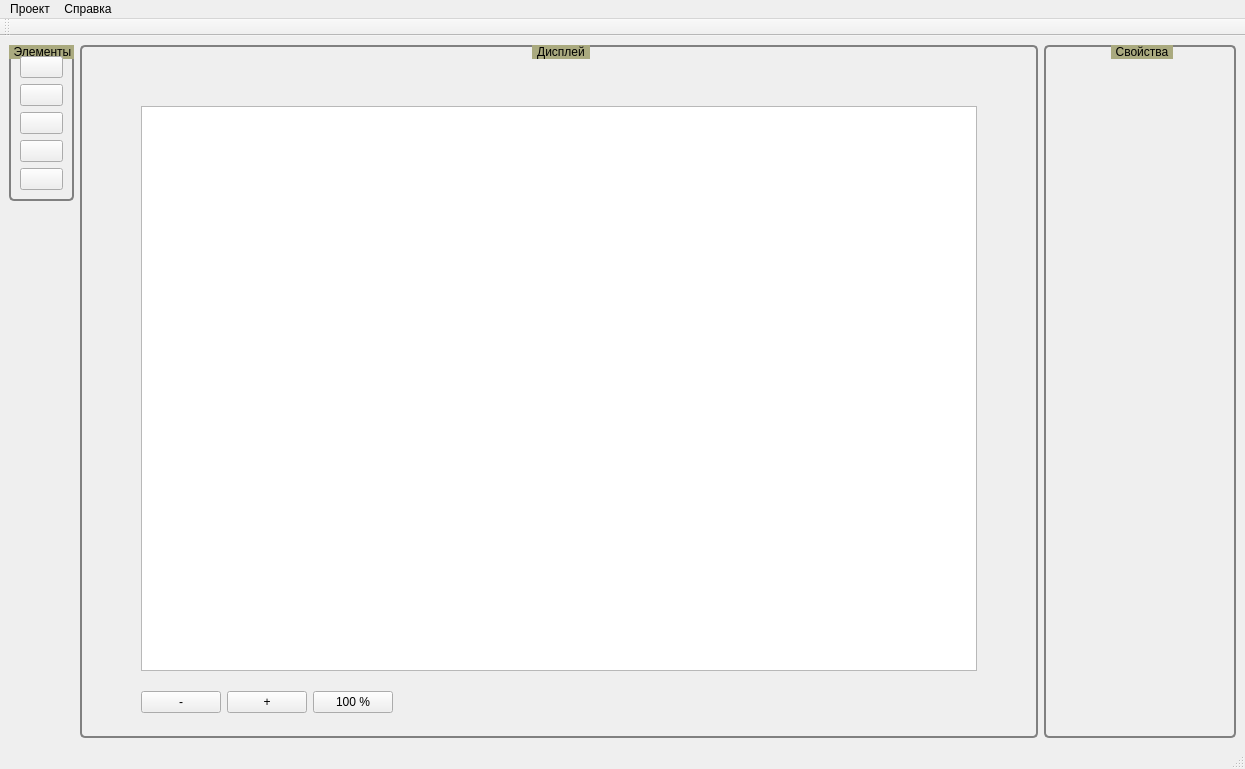
<?xml version="1.0" encoding="UTF-8"?>
<ui version="4.0">
 <class>MainWindow</class>
 <widget class="QMainWindow" name="MainWindow">
  <property name="geometry">
   <rect>
    <x>0</x>
    <y>0</y>
    <width>1245</width>
    <height>769</height>
   </rect>
  </property>
  <property name="sizePolicy">
   <sizepolicy hsizetype="Expanding" vsizetype="Expanding">
    <horstretch>0</horstretch>
    <verstretch>0</verstretch>
   </sizepolicy>
  </property>
  <property name="windowTitle">
   <string>Редактор пульта</string>
  </property>
  <widget class="QWidget" name="centralwidget">
   <layout class="QGridLayout" name="gridLayout_2">
    <item row="0" column="0">
     <widget class="QGroupBox" name="groupBox">
      <property name="sizePolicy">
       <sizepolicy hsizetype="Preferred" vsizetype="Preferred">
        <horstretch>0</horstretch>
        <verstretch>0</verstretch>
       </sizepolicy>
      </property>
      <property name="styleSheet">
       <string notr="true">QGroupBox {
    background-color: qlineargradient(x1: 0, y1: 0, x2: 0, y2: 1,
                                      stop: 0 #707070, stop: 1 #0A0A0A);
    border: 2px solid gray;
    border-radius: 5px;
    margin-top: 1ex; /* leave space at the top for the title */
}

QGroupBox::title {
    subcontrol-origin: margin;
    subcontrol-position: top center; /* position at the top center */
    padding: 0 3px;
    background-color: rgb(170, 170, 127)
}</string>
      </property>
      <property name="title">
       <string>Элементы</string>
      </property>
      <layout class="QGridLayout" name="gridLayout_3">
       <item row="4" column="0">
        <widget class="QPushButton" name="pushButtonText">
         <property name="text">
          <string/>
         </property>
         <property name="icon">
          <iconset resource="images.qrc">
           <normaloff>:/images/text.png</normaloff>:/images/text.png</iconset>
         </property>
         <property name="iconSize">
          <size>
           <width>50</width>
           <height>55</height>
          </size>
         </property>
        </widget>
       </item>
       <item row="0" column="0">
        <widget class="QPushButton" name="pushButtonFilledRect">
         <property name="sizePolicy">
          <sizepolicy hsizetype="Preferred" vsizetype="Preferred">
           <horstretch>0</horstretch>
           <verstretch>0</verstretch>
          </sizepolicy>
         </property>
         <property name="text">
          <string/>
         </property>
         <property name="icon">
          <iconset resource="images.qrc">
           <normaloff>:/images/rounded_rectangle.png</normaloff>:/images/rounded_rectangle.png</iconset>
         </property>
         <property name="iconSize">
          <size>
           <width>55</width>
           <height>55</height>
          </size>
         </property>
        </widget>
       </item>
       <item row="3" column="0">
        <widget class="QPushButton" name="pushButtonFilledCircle">
         <property name="sizePolicy">
          <sizepolicy hsizetype="Preferred" vsizetype="Preferred">
           <horstretch>0</horstretch>
           <verstretch>0</verstretch>
          </sizepolicy>
         </property>
         <property name="text">
          <string/>
         </property>
         <property name="icon">
          <iconset resource="images.qrc">
           <normaloff>:/images/circle.png</normaloff>:/images/circle.png</iconset>
         </property>
         <property name="iconSize">
          <size>
           <width>55</width>
           <height>55</height>
          </size>
         </property>
        </widget>
       </item>
       <item row="5" column="0">
        <widget class="QPushButton" name="pushButtonLamp">
         <property name="text">
          <string/>
         </property>
         <property name="icon">
          <iconset resource="images.qrc">
           <normaloff>:/images/lamps/lamp2.png</normaloff>:/images/lamps/lamp2.png</iconset>
         </property>
         <property name="iconSize">
          <size>
           <width>55</width>
           <height>55</height>
          </size>
         </property>
        </widget>
       </item>
       <item row="6" column="0">
        <widget class="QPushButton" name="pushButtonNumber">
         <property name="text">
          <string/>
         </property>
         <property name="icon">
          <iconset resource="images.qrc">
           <normaloff>:/images/number.png</normaloff>:/images/number.png</iconset>
         </property>
         <property name="iconSize">
          <size>
           <width>64</width>
           <height>55</height>
          </size>
         </property>
        </widget>
       </item>
      </layout>
     </widget>
    </item>
    <item row="0" column="1" rowspan="2">
     <widget class="QGroupBox" name="groupBox_3">
      <property name="sizePolicy">
       <sizepolicy hsizetype="Preferred" vsizetype="Preferred">
        <horstretch>5</horstretch>
        <verstretch>0</verstretch>
       </sizepolicy>
      </property>
      <property name="styleSheet">
       <string notr="true">QGroupBox {
    background-color: qlineargradient(x1: 0, y1: 0, x2: 0, y2: 1,
                                      stop: 0 #707070, stop: 1 #0A0A0A);
    border: 2px solid gray;
    border-radius: 5px;
    margin-top: 1ex; /* leave space at the top for the title */
}

QGroupBox::title {
    subcontrol-origin: margin;
    subcontrol-position: top center; /* position at the top center */
    padding: 0 3px;
    background-color: rgb(170, 170, 127)
}</string>
      </property>
      <property name="title">
       <string>Дисплей</string>
      </property>
      <layout class="QGridLayout" name="gridLayout">
       <item row="1" column="1" colspan="5">
        <widget class="QGraphicsView" name="graphicsView">
         <property name="sizePolicy">
          <sizepolicy hsizetype="Preferred" vsizetype="Preferred">
           <horstretch>100</horstretch>
           <verstretch>100</verstretch>
          </sizepolicy>
         </property>
        </widget>
       </item>
       <item row="2" column="3">
        <widget class="QPushButton" name="pushButtonOriginalSize">
         <property name="sizePolicy">
          <sizepolicy hsizetype="Fixed" vsizetype="Fixed">
           <horstretch>0</horstretch>
           <verstretch>0</verstretch>
          </sizepolicy>
         </property>
         <property name="text">
          <string>100 %</string>
         </property>
        </widget>
       </item>
       <item row="1" column="0">
        <spacer name="horizontalSpacer">
         <property name="orientation">
          <enum>Qt::Horizontal</enum>
         </property>
         <property name="sizeType">
          <enum>QSizePolicy::Minimum</enum>
         </property>
         <property name="sizeHint" stdset="0">
          <size>
           <width>50</width>
           <height>20</height>
          </size>
         </property>
        </spacer>
       </item>
       <item row="1" column="6">
        <spacer name="horizontalSpacer_2">
         <property name="orientation">
          <enum>Qt::Horizontal</enum>
         </property>
         <property name="sizeType">
          <enum>QSizePolicy::Minimum</enum>
         </property>
         <property name="sizeHint" stdset="0">
          <size>
           <width>50</width>
           <height>20</height>
          </size>
         </property>
        </spacer>
       </item>
       <item row="0" column="5">
        <spacer name="verticalSpacer">
         <property name="orientation">
          <enum>Qt::Vertical</enum>
         </property>
         <property name="sizeType">
          <enum>QSizePolicy::Minimum</enum>
         </property>
         <property name="sizeHint" stdset="0">
          <size>
           <width>20</width>
           <height>50</height>
          </size>
         </property>
        </spacer>
       </item>
       <item row="2" column="5">
        <spacer name="verticalSpacer_2">
         <property name="orientation">
          <enum>Qt::Vertical</enum>
         </property>
         <property name="sizeType">
          <enum>QSizePolicy::Minimum</enum>
         </property>
         <property name="sizeHint" stdset="0">
          <size>
           <width>20</width>
           <height>50</height>
          </size>
         </property>
        </spacer>
       </item>
       <item row="2" column="1">
        <widget class="QPushButton" name="pushButtonMinus">
         <property name="sizePolicy">
          <sizepolicy hsizetype="Fixed" vsizetype="Fixed">
           <horstretch>0</horstretch>
           <verstretch>0</verstretch>
          </sizepolicy>
         </property>
         <property name="text">
          <string>-</string>
         </property>
        </widget>
       </item>
       <item row="2" column="2">
        <widget class="QPushButton" name="pushButtonPlus">
         <property name="sizePolicy">
          <sizepolicy hsizetype="Fixed" vsizetype="Fixed">
           <horstretch>0</horstretch>
           <verstretch>0</verstretch>
          </sizepolicy>
         </property>
         <property name="text">
          <string>+</string>
         </property>
        </widget>
       </item>
       <item row="2" column="4">
        <spacer name="horizontalSpacer_3">
         <property name="orientation">
          <enum>Qt::Horizontal</enum>
         </property>
         <property name="sizeHint" stdset="0">
          <size>
           <width>40</width>
           <height>20</height>
          </size>
         </property>
        </spacer>
       </item>
      </layout>
     </widget>
    </item>
    <item row="0" column="2" rowspan="2">
     <widget class="QGroupBox" name="groupBoxProperties">
      <property name="sizePolicy">
       <sizepolicy hsizetype="Preferred" vsizetype="Preferred">
        <horstretch>1</horstretch>
        <verstretch>0</verstretch>
       </sizepolicy>
      </property>
      <property name="styleSheet">
       <string notr="true">QGroupBox {
    background-color: qlineargradient(x1: 0, y1: 0, x2: 0, y2: 1,
                                      stop: 0 #707070, stop: 1 #0A0A0A);
    border: 2px solid gray;
    border-radius: 5px;
    margin-top: 1ex; /* leave space at the top for the title */
}

QGroupBox::title {
    subcontrol-origin: margin;
    subcontrol-position: top center; /* position at the top center */
    padding: 0 3px;
    background-color: rgb(170, 170, 127)
}</string>
      </property>
      <property name="title">
       <string>Свойства</string>
      </property>
     </widget>
    </item>
    <item row="1" column="0">
     <spacer name="verticalSpacer_4">
      <property name="orientation">
       <enum>Qt::Vertical</enum>
      </property>
      <property name="sizeHint" stdset="0">
       <size>
        <width>20</width>
        <height>558</height>
       </size>
      </property>
     </spacer>
    </item>
   </layout>
  </widget>
  <widget class="QMenuBar" name="menubar">
   <property name="geometry">
    <rect>
     <x>0</x>
     <y>0</y>
     <width>1245</width>
     <height>22</height>
    </rect>
   </property>
   <widget class="QMenu" name="menu">
    <property name="title">
     <string>Проект</string>
    </property>
    <addaction name="action_PC21"/>
    <addaction name="action_project_properties"/>
    <addaction name="action_clear_background"/>
   </widget>
   <widget class="QMenu" name="menu_2">
    <property name="title">
     <string>Справка</string>
    </property>
    <addaction name="action_about"/>
   </widget>
   <addaction name="menu"/>
   <addaction name="menu_2"/>
  </widget>
  <widget class="QStatusBar" name="statusbar"/>
  <widget class="QToolBar" name="toolBar">
   <property name="windowTitle">
    <string>toolBar</string>
   </property>
   <attribute name="toolBarArea">
    <enum>TopToolBarArea</enum>
   </attribute>
   <attribute name="toolBarBreak">
    <bool>false</bool>
   </attribute>
  </widget>
  <action name="action_project_properties">
   <property name="text">
    <string>Свойства</string>
   </property>
  </action>
  <action name="action_about">
   <property name="text">
    <string>о программе</string>
   </property>
  </action>
  <action name="action_PC21">
   <property name="text">
    <string>Подгрузить проект РС21</string>
   </property>
  </action>
  <action name="action_clear_background">
   <property name="text">
    <string>Очистить фон</string>
   </property>
  </action>
 </widget>
 <resources>
  <include location="images.qrc"/>
 </resources>
 <connections/>
</ui>
